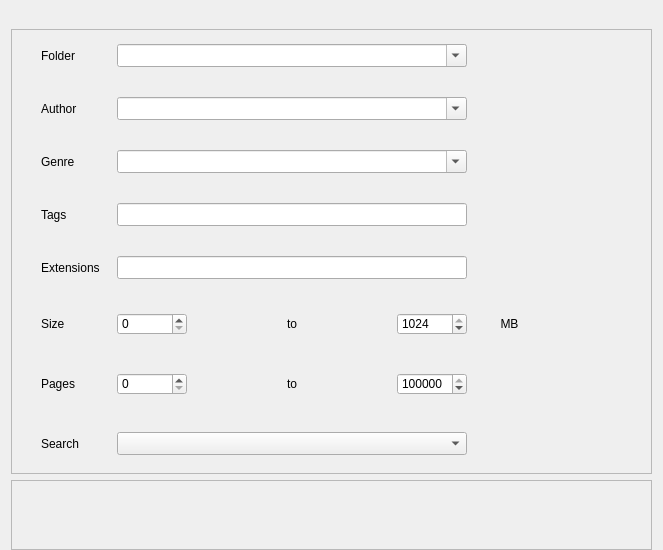
        <widget class="QFrame" name="frameMainLeft">
         <property name="styleSheet">
          <string notr="true">QFrame#frameMainLeft
{

border: 0px;
}</string>
         </property>
         <layout class="QVBoxLayout" name="vertLayMainLeft" stretch="6,0">
          <property name="topMargin">
           <number>29</number>
          </property>
          <property name="bottomMargin">
           <number>0</number>
          </property>
          <item>
           <widget class="QFrame" name="frameSearchCriteria">
            <property name="sizePolicy">
             <sizepolicy hsizetype="Preferred" vsizetype="Preferred">
              <horstretch>0</horstretch>
              <verstretch>0</verstretch>
             </sizepolicy>
            </property>
            <property name="styleSheet">
             <string notr="true"/>
            </property>
            <property name="frameShape">
             <enum>QFrame::StyledPanel</enum>
            </property>
            <property name="frameShadow">
             <enum>QFrame::Raised</enum>
            </property>
            <layout class="QGridLayout" name="gridLayout_6">
             <property name="sizeConstraint">
              <enum>QLayout::SetDefaultConstraint</enum>
             </property>
             <property name="topMargin">
              <number>9</number>
             </property>
             <property name="bottomMargin">
              <number>9</number>
             </property>
             <item row="0" column="0">
              <layout class="QGridLayout" name="gridLayCriteria" rowstretch="0,0,0,0,0,0,0,0" columnstretch="1,0,0,0,0,0">
               <property name="leftMargin">
                <number>20</number>
               </property>
               <property name="topMargin">
                <number>5</number>
               </property>
               <property name="rightMargin">
                <number>20</number>
               </property>
               <property name="bottomMargin">
                <number>5</number>
               </property>
               <property name="horizontalSpacing">
                <number>17</number>
               </property>
               <property name="verticalSpacing">
                <number>30</number>
               </property>
               <item row="4" column="4">
                <widget class="QPushButton" name="buttonExtensions">
                 <property name="cursor">
                  <cursorShape>PointingHandCursor</cursorShape>
                 </property>
                 <property name="toolTip">
                  <string>Select Extensions</string>
                 </property>
                 <property name="styleSheet">
                  <string notr="true">border: 0px;</string>
                 </property>
                 <property name="text">
                  <string/>
                 </property>
                 <property name="icon">
                  <iconset resource="images.qrc">
                   <normaloff>:/icons/puzzle_icon.png</normaloff>:/icons/puzzle_icon.png</iconset>
                 </property>
                 <property name="iconSize">
                  <size>
                   <width>20</width>
                   <height>20</height>
                  </size>
                 </property>
                </widget>
               </item>
               <item row="1" column="4">
                <widget class="QPushButton" name="buttonAuthor">
                 <property name="cursor">
                  <cursorShape>PointingHandCursor</cursorShape>
                 </property>
                 <property name="toolTip">
                  <string>Select Authors</string>
                 </property>
                 <property name="styleSheet">
                  <string notr="true">/*QPushButton{
border: 1px solid grey;
}
QPushButton:hover
{
border: 1px solid lightblue;

}*/
border: 0px;</string>
                 </property>
                 <property name="text">
                  <string/>
                 </property>
                 <property name="icon">
                  <iconset resource="images.qrc">
                   <normaloff>:/icons/add_user_icon.png</normaloff>:/icons/add_user_icon.png</iconset>
                 </property>
                 <property name="iconSize">
                  <size>
                   <width>20</width>
                   <height>20</height>
                  </size>
                 </property>
                </widget>
               </item>
               <item row="5" column="4">
                <widget class="QPushButton" name="buttonSizeCriteria">
                 <property name="minimumSize">
                  <size>
                   <width>0</width>
                   <height>0</height>
                  </size>
                 </property>
                 <property name="maximumSize">
                  <size>
                   <width>16777215</width>
                   <height>16777215</height>
                  </size>
                 </property>
                 <property name="cursor">
                  <cursorShape>PointingHandCursor</cursorShape>
                 </property>
                 <property name="toolTip">
                  <string>Select Unit</string>
                 </property>
                 <property name="styleSheet">
                  <string notr="true">border: 0px;
</string>
                 </property>
                 <property name="text">
                  <string>MB</string>
                 </property>
                 <property name="iconSize">
                  <size>
                   <width>25</width>
                   <height>20</height>
                  </size>
                 </property>
                </widget>
               </item>
               <item row="5" column="1">
                <widget class="QSpinBox" name="spinBoxFromSizeCriteria">
                 <property name="maximumSize">
                  <size>
                   <width>70</width>
                   <height>16777215</height>
                  </size>
                 </property>
                 <property name="maximum">
                  <number>1023</number>
                 </property>
                </widget>
               </item>
               <item row="1" column="0">
                <widget class="QLabel" name="labelAuthorCriteria">
                 <property name="text">
                  <string>Author</string>
                 </property>
                </widget>
               </item>
               <item row="6" column="2">
                <widget class="QLabel" name="labelPagesToCriteria">
                 <property name="text">
                  <string>to</string>
                 </property>
                 <property name="alignment">
                  <set>Qt::AlignCenter</set>
                 </property>
                </widget>
               </item>
               <item row="3" column="4">
                <widget class="QPushButton" name="buttonTags">
                 <property name="cursor">
                  <cursorShape>PointingHandCursor</cursorShape>
                 </property>
                 <property name="toolTip">
                  <string>Select Tags</string>
                 </property>
                 <property name="styleSheet">
                  <string notr="true">/*QPushButton{
border: 1px solid grey;
}
QPushButton:hover
{
border: 1px solid lightblue;

}*/
border: 0px;</string>
                 </property>
                 <property name="text">
                  <string/>
                 </property>
                 <property name="icon">
                  <iconset resource="images.qrc">
                   <normaloff>:/icons/tags_icon.png</normaloff>:/icons/tags_icon.png</iconset>
                 </property>
                 <property name="iconSize">
                  <size>
                   <width>20</width>
                   <height>20</height>
                  </size>
                 </property>
                </widget>
               </item>
               <item row="4" column="1" colspan="3">
                <widget class="QLineEdit" name="textExts">
                 <property name="minimumSize">
                  <size>
                   <width>0</width>
                   <height>23</height>
                  </size>
                 </property>
                </widget>
               </item>
               <item row="7" column="1" colspan="3">
                <widget class="QComboBox" name="comboBoxSearchLoad">
                 <property name="minimumSize">
                  <size>
                   <width>0</width>
                   <height>23</height>
                  </size>
                 </property>
                 <property name="editable">
                  <bool>false</bool>
                 </property>
                 <item>
                  <property name="text">
                   <string/>
                  </property>
                 </item>
                </widget>
               </item>
               <item row="0" column="4">
                <widget class="QPushButton" name="buttonFolder">
                 <property name="cursor">
                  <cursorShape>PointingHandCursor</cursorShape>
                 </property>
                 <property name="toolTip">
                  <string>Select Folders</string>
                 </property>
                 <property name="styleSheet">
                  <string notr="true">/*QPushButton{
border: 1px solid grey;
}
QPushButton:hover
{
border: 1px solid lightblue;

}*/
border: 0px;</string>
                 </property>
                 <property name="text">
                  <string/>
                 </property>
                 <property name="icon">
                  <iconset resource="images.qrc">
                   <normaloff>:/icons/add_folder_icon.png</normaloff>:/icons/add_folder_icon.png</iconset>
                 </property>
                 <property name="iconSize">
                  <size>
                   <width>20</width>
                   <height>20</height>
                  </size>
                 </property>
                </widget>
               </item>
               <item row="7" column="5">
                <widget class="QPushButton" name="buttonSaveCriteria">
                 <property name="minimumSize">
                  <size>
                   <width>70</width>
                   <height>30</height>
                  </size>
                 </property>
                 <property name="maximumSize">
                  <size>
                   <width>90</width>
                   <height>16777215</height>
                  </size>
                 </property>
                 <property name="cursor">
                  <cursorShape>PointingHandCursor</cursorShape>
                 </property>
                 <property name="toolTip">
                  <string>Save Criteria</string>
                 </property>
                 <property name="styleSheet">
                  <string notr="true">/*QPushButton{
border: 1px solid grey;
}
QPushButton:hover
{
border: 1px solid lightblue;

}*/
border: 0px;</string>
                 </property>
                 <property name="text">
                  <string/>
                 </property>
                 <property name="icon">
                  <iconset resource="images.qrc">
                   <normaloff>:/icons/save_icon.png</normaloff>:/icons/save_icon.png</iconset>
                 </property>
                 <property name="iconSize">
                  <size>
                   <width>30</width>
                   <height>30</height>
                  </size>
                 </property>
                 <property name="flat">
                  <bool>true</bool>
                 </property>
                </widget>
               </item>
               <item row="6" column="3">
                <widget class="QSpinBox" name="spinBoxToPagesCriteria">
                 <property name="maximumSize">
                  <size>
                   <width>70</width>
                   <height>16777215</height>
                  </size>
                 </property>
                 <property name="minimum">
                  <number>0</number>
                 </property>
                 <property name="maximum">
                  <number>100000</number>
                 </property>
                 <property name="value">
                  <number>100000</number>
                 </property>
                </widget>
               </item>
               <item row="1" column="1" colspan="3">
                <widget class="QComboBox" name="comboBoxAuthorCriteria">
                 <property name="sizePolicy">
                  <sizepolicy hsizetype="Preferred" vsizetype="Fixed">
                   <horstretch>0</horstretch>
                   <verstretch>0</verstretch>
                  </sizepolicy>
                 </property>
                 <property name="minimumSize">
                  <size>
                   <width>0</width>
                   <height>23</height>
                  </size>
                 </property>
                 <property name="maximumSize">
                  <size>
                   <width>16777215</width>
                   <height>16777215</height>
                  </size>
                 </property>
                 <property name="editable">
                  <bool>true</bool>
                 </property>
                 <property name="sizeAdjustPolicy">
                  <enum>QComboBox::AdjustToMinimumContentsLength</enum>
                 </property>
                 <property name="minimumContentsLength">
                  <number>40</number>
                 </property>
                 <item>
                  <property name="text">
                   <string/>
                  </property>
                 </item>
                </widget>
               </item>
               <item row="6" column="5">
                <widget class="QPushButton" name="buttonClearCriteria">
                 <property name="minimumSize">
                  <size>
                   <width>70</width>
                   <height>30</height>
                  </size>
                 </property>
                 <property name="maximumSize">
                  <size>
                   <width>90</width>
                   <height>16777215</height>
                  </size>
                 </property>
                 <property name="cursor">
                  <cursorShape>PointingHandCursor</cursorShape>
                 </property>
                 <property name="toolTip">
                  <string>Clear Criteria</string>
                 </property>
                 <property name="styleSheet">
                  <string notr="true">/*QPushButton{
border: 1px solid grey;
}
QPushButton:hover
{
border: 1px solid lightblue;

}*/
border: 0px;</string>
                 </property>
                 <property name="text">
                  <string/>
                 </property>
                 <property name="icon">
                  <iconset resource="images.qrc">
                   <normaloff>:/icons/clear_search_white_icon.png</normaloff>:/icons/clear_search_white_icon.png</iconset>
                 </property>
                 <property name="iconSize">
                  <size>
                   <width>30</width>
                   <height>30</height>
                  </size>
                 </property>
                 <property name="flat">
                  <bool>true</bool>
                 </property>
                </widget>
               </item>
               <item row="7" column="4">
                <widget class="QPushButton" name="buttonSearchLoad">
                 <property name="minimumSize">
                  <size>
                   <width>51</width>
                   <height>25</height>
                  </size>
                 </property>
                 <property name="cursor">
                  <cursorShape>PointingHandCursor</cursorShape>
                 </property>
                 <property name="toolTip">
                  <string>Load Criteria</string>
                 </property>
                 <property name="styleSheet">
                  <string notr="true">/*QPushButton{
border: 1px solid grey;
}
QPushButton:hover
{
border: 1px solid lightblue;

}*/
border: 0px;</string>
                 </property>
                 <property name="text">
                  <string/>
                 </property>
                 <property name="icon">
                  <iconset resource="images.qrc">
                   <normaloff>:/icons/upload_icon.png</normaloff>:/icons/upload_icon.png</iconset>
                 </property>
                 <property name="flat">
                  <bool>true</bool>
                 </property>
                </widget>
               </item>
               <item row="2" column="1" colspan="3">
                <widget class="QComboBox" name="comboBoxGenreCriteria">
                 <property name="sizePolicy">
                  <sizepolicy hsizetype="Preferred" vsizetype="Fixed">
                   <horstretch>0</horstretch>
                   <verstretch>0</verstretch>
                  </sizepolicy>
                 </property>
                 <property name="minimumSize">
                  <size>
                   <width>0</width>
                   <height>23</height>
                  </size>
                 </property>
                 <property name="maximumSize">
                  <size>
                   <width>16777215</width>
                   <height>16777215</height>
                  </size>
                 </property>
                 <property name="editable">
                  <bool>true</bool>
                 </property>
                 <property name="sizeAdjustPolicy">
                  <enum>QComboBox::AdjustToMinimumContentsLength</enum>
                 </property>
                 <property name="minimumContentsLength">
                  <number>40</number>
                 </property>
                 <item>
                  <property name="text">
                   <string/>
                  </property>
                 </item>
                </widget>
               </item>
               <item row="5" column="3">
                <widget class="QSpinBox" name="spinBoxToSizeCriteria">
                 <property name="maximumSize">
                  <size>
                   <width>70</width>
                   <height>16777215</height>
                  </size>
                 </property>
                 <property name="maximum">
                  <number>1024</number>
                 </property>
                 <property name="value">
                  <number>1024</number>
                 </property>
                </widget>
               </item>
               <item row="2" column="4">
                <widget class="QPushButton" name="buttonGenre">
                 <property name="cursor">
                  <cursorShape>PointingHandCursor</cursorShape>
                 </property>
                 <property name="toolTip">
                  <string>Select Genres</string>
                 </property>
                 <property name="styleSheet">
                  <string notr="true">/*QPushButton{
border: 1px solid grey;
}
QPushButton:hover
{
border: 1px solid lightblue;

}*/
border: 0px;</string>
                 </property>
                 <property name="text">
                  <string/>
                 </property>
                 <property name="icon">
                  <iconset resource="images.qrc">
                   <normaloff>:/icons/add_new_icon.png</normaloff>:/icons/add_new_icon.png</iconset>
                 </property>
                 <property name="iconSize">
                  <size>
                   <width>20</width>
                   <height>20</height>
                  </size>
                 </property>
                </widget>
               </item>
               <item row="5" column="5">
                <widget class="QPushButton" name="buttonSearchCriteria">
                 <property name="minimumSize">
                  <size>
                   <width>70</width>
                   <height>30</height>
                  </size>
                 </property>
                 <property name="maximumSize">
                  <size>
                   <width>90</width>
                   <height>16777215</height>
                  </size>
                 </property>
                 <property name="cursor">
                  <cursorShape>PointingHandCursor</cursorShape>
                 </property>
                 <property name="toolTip">
                  <string>Search Criteria</string>
                 </property>
                 <property name="styleSheet">
                  <string notr="true">/*QPushButton{
border: 1px solid grey;
}
QPushButton:hover
{
border: 1px solid lightblue;

}*/
border: 0px;</string>
                 </property>
                 <property name="text">
                  <string/>
                 </property>
                 <property name="icon">
                  <iconset resource="images.qrc">
                   <normaloff>:/icons/search_icon.png</normaloff>:/icons/search_icon.png</iconset>
                 </property>
                 <property name="iconSize">
                  <size>
                   <width>30</width>
                   <height>30</height>
                  </size>
                 </property>
                 <property name="flat">
                  <bool>true</bool>
                 </property>
                </widget>
               </item>
               <item row="6" column="0">
                <widget class="QLabel" name="labelPagesCriteria">
                 <property name="text">
                  <string>Pages</string>
                 </property>
                </widget>
               </item>
               <item row="3" column="0">
                <widget class="QLabel" name="labelGroupsCriteria">
                 <property name="text">
                  <string>Tags</string>
                 </property>
                </widget>
               </item>
               <item row="5" column="0">
                <widget class="QLabel" name="labelSizeCriteria">
                 <property name="text">
                  <string>Size</string>
                 </property>
                </widget>
               </item>
               <item row="3" column="1" colspan="3">
                <widget class="QLineEdit" name="textTagsCriteria">
                 <property name="sizePolicy">
                  <sizepolicy hsizetype="Preferred" vsizetype="Fixed">
                   <horstretch>0</horstretch>
                   <verstretch>0</verstretch>
                  </sizepolicy>
                 </property>
                 <property name="minimumSize">
                  <size>
                   <width>0</width>
                   <height>23</height>
                  </size>
                 </property>
                </widget>
               </item>
               <item row="7" column="0">
                <widget class="QLabel" name="labelSearchCriteria">
                 <property name="text">
                  <string>Search</string>
                 </property>
                </widget>
               </item>
               <item row="4" column="0">
                <widget class="QLabel" name="labelExtensionCriteria">
                 <property name="text">
                  <string>Extensions</string>
                 </property>
                </widget>
               </item>
               <item row="0" column="0">
                <widget class="QLabel" name="labelFolderCriteria">
                 <property name="text">
                  <string>Folder</string>
                 </property>
                </widget>
               </item>
               <item row="6" column="1">
                <widget class="QSpinBox" name="spinBoxFromPagesCriteria">
                 <property name="maximumSize">
                  <size>
                   <width>70</width>
                   <height>16777215</height>
                  </size>
                 </property>
                 <property name="maximum">
                  <number>100000</number>
                 </property>
                </widget>
               </item>
               <item row="2" column="0">
                <widget class="QLabel" name="labelGenreCriteria">
                 <property name="text">
                  <string>Genre</string>
                 </property>
                </widget>
               </item>
               <item row="5" column="2">
                <widget class="QLabel" name="labelSizeToCriteria">
                 <property name="text">
                  <string>to</string>
                 </property>
                 <property name="alignment">
                  <set>Qt::AlignCenter</set>
                 </property>
                </widget>
               </item>
               <item row="0" column="1" colspan="3">
                <widget class="QComboBox" name="comboBoxFolderCriteria">
                 <property name="sizePolicy">
                  <sizepolicy hsizetype="Preferred" vsizetype="Fixed">
                   <horstretch>0</horstretch>
                   <verstretch>0</verstretch>
                  </sizepolicy>
                 </property>
                 <property name="minimumSize">
                  <size>
                   <width>0</width>
                   <height>23</height>
                  </size>
                 </property>
                 <property name="maximumSize">
                  <size>
                   <width>16777215</width>
                   <height>16777215</height>
                  </size>
                 </property>
                 <property name="editable">
                  <bool>true</bool>
                 </property>
                 <property name="sizeAdjustPolicy">
                  <enum>QComboBox::AdjustToMinimumContentsLength</enum>
                 </property>
                 <property name="minimumContentsLength">
                  <number>40</number>
                 </property>
                 <property name="frame">
                  <bool>true</bool>
                 </property>
                 <item>
                  <property name="text">
                   <string/>
                  </property>
                 </item>
                </widget>
               </item>
              </layout>
             </item>
            </layout>
           </widget>
          </item>
          <item>
           <widget class="QFrame" name="frameBottomButtons">
            <property name="styleSheet">
             <string notr="true">QFrame#frameBottomButtons{

border: 0px;
}</string>
            </property>
            <property name="lineWidth">
             <number>0</number>
            </property>
            <layout class="QHBoxLayout" name="horLayBottomButtons">
             <property name="leftMargin">
              <number>0</number>
             </property>
             <property name="topMargin">
              <number>0</number>
             </property>
             <property name="rightMargin">
              <number>0</number>
             </property>
             <property name="bottomMargin">
              <number>0</number>
             </property>
             <item>
              <widget class="QFrame" name="frameAddButtons">
               <property name="frameShape">
                <enum>QFrame::StyledPanel</enum>
               </property>
               <property name="frameShadow">
                <enum>QFrame::Raised</enum>
               </property>
               <layout class="QHBoxLayout" name="horLayAddButtons">
                <property name="spacing">
                 <number>0</number>
                </property>
                <item>
                 <widget class="QPushButton" name="buttonAddBook">
                  <property name="minimumSize">
                   <size>
                    <width>0</width>
                    <height>50</height>
                   </size>
                  </property>
                  <property name="maximumSize">
                   <size>
                    <width>80</width>
                    <height>16777215</height>
                   </size>
                  </property>
                  <property name="cursor">
                   <cursorShape>PointingHandCursor</cursorShape>
                  </property>
                  <property name="toolTip">
                   <string>Add Book</string>
                  </property>
                  <property name="styleSheet">
                   <string notr="true">border: 0px;</string>
                  </property>
                  <property name="text">
                   <string/>
                  </property>
                  <property name="icon">
                   <iconset resource="images.qrc">
                    <normaloff>:/icons/add_book_icon.png</normaloff>:/icons/add_book_icon.png</iconset>
                  </property>
                  <property name="iconSize">
                   <size>
                    <width>41</width>
                    <height>44</height>
                   </size>
                  </property>
                  <property name="flat">
                   <bool>true</bool>
                  </property>
                 </widget>
                </item>
                <item>
                 <widget class="QPushButton" name="buttonAddBooks">
                  <property name="minimumSize">
                   <size>
                    <width>0</width>
                    <height>50</height>
                   </size>
                  </property>
                  <property name="maximumSize">
                   <size>
                    <width>80</width>
                    <height>16777215</height>
                   </size>
                  </property>
                  <property name="cursor">
                   <cursorShape>PointingHandCursor</cursorShape>
                  </property>
                  <property name="toolTip">
                   <string>Add Books</string>
                  </property>
                  <property name="styleSheet">
                   <string notr="true">border: 0px;</string>
                  </property>
                  <property name="text">
                   <string/>
                  </property>
                  <property name="icon">
                   <iconset resource="images.qrc">
                    <normaloff>:/icons/add_books_icon.png</normaloff>:/icons/add_books_icon.png</iconset>
                  </property>
                  <property name="iconSize">
                   <size>
                    <width>41</width>
                    <height>44</height>
                   </size>
                  </property>
                  <property name="flat">
                   <bool>true</bool>
                  </property>
                 </widget>
                </item>
               </layout>
              </widget>
             </item>
            </layout>
           </widget>
          </item>
         </layout>
        </widget>
